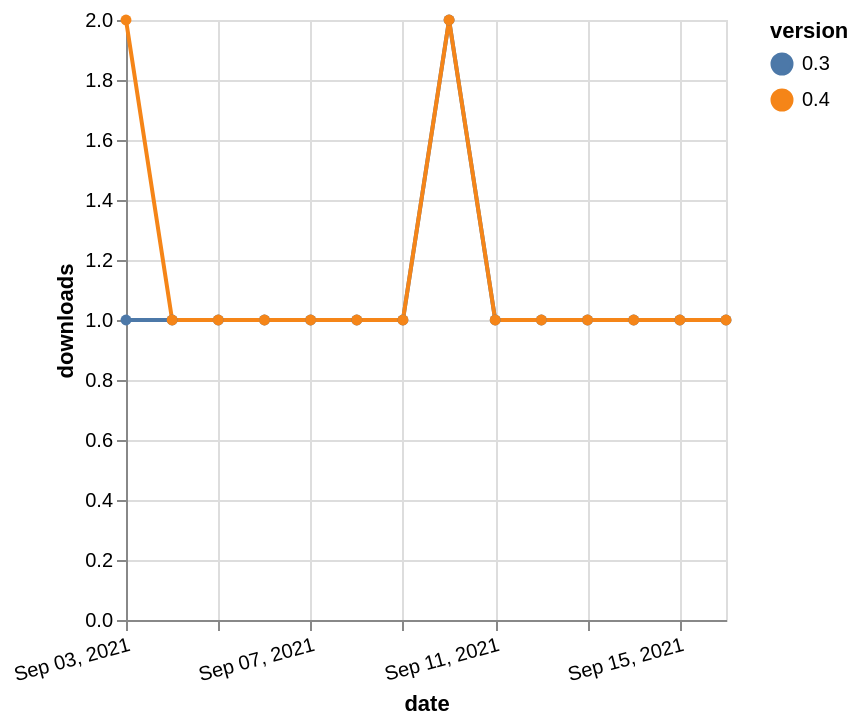

Express this chart as Vega-Lite.
### Vega-Lite specification from a JSON file in a GitHub repository (floating-point values rounded to 4 significant figures)
{"$schema": "https://vega.github.io/schema/vega-lite/v5.json", "description": "A simple bar chart with embedded data.", "data": {"values": [{"date": "2021-09-03", "total": 138, "delta": 1, "version": "0.3"}, {"date": "2021-09-04", "total": 139, "delta": 1, "version": "0.3"}, {"date": "2021-09-05", "total": 140, "delta": 1, "version": "0.3"}, {"date": "2021-09-06", "total": 141, "delta": 1, "version": "0.3"}, {"date": "2021-09-07", "total": 142, "delta": 1, "version": "0.3"}, {"date": "2021-09-08", "total": 143, "delta": 1, "version": "0.3"}, {"date": "2021-09-09", "total": 144, "delta": 1, "version": "0.3"}, {"date": "2021-09-10", "total": 146, "delta": 2, "version": "0.3"}, {"date": "2021-09-11", "total": 147, "delta": 1, "version": "0.3"}, {"date": "2021-09-12", "total": 148, "delta": 1, "version": "0.3"}, {"date": "2021-09-13", "total": 149, "delta": 1, "version": "0.3"}, {"date": "2021-09-14", "total": 150, "delta": 1, "version": "0.3"}, {"date": "2021-09-15", "total": 151, "delta": 1, "version": "0.3"}, {"date": "2021-09-16", "total": 152, "delta": 1, "version": "0.3"}, {"date": "2021-09-03", "total": 66, "delta": 2, "version": "0.4"}, {"date": "2021-09-04", "total": 67, "delta": 1, "version": "0.4"}, {"date": "2021-09-05", "total": 68, "delta": 1, "version": "0.4"}, {"date": "2021-09-06", "total": 69, "delta": 1, "version": "0.4"}, {"date": "2021-09-07", "total": 70, "delta": 1, "version": "0.4"}, {"date": "2021-09-08", "total": 71, "delta": 1, "version": "0.4"}, {"date": "2021-09-09", "total": 72, "delta": 1, "version": "0.4"}, {"date": "2021-09-10", "total": 74, "delta": 2, "version": "0.4"}, {"date": "2021-09-11", "total": 75, "delta": 1, "version": "0.4"}, {"date": "2021-09-12", "total": 76, "delta": 1, "version": "0.4"}, {"date": "2021-09-13", "total": 77, "delta": 1, "version": "0.4"}, {"date": "2021-09-14", "total": 78, "delta": 1, "version": "0.4"}, {"date": "2021-09-15", "total": 79, "delta": 1, "version": "0.4"}, {"date": "2021-09-16", "total": 80, "delta": 1, "version": "0.4"}]}, "width": "container", "mark": {"type": "line", "point": {"filled": true}}, "encoding": {"x": {"field": "date", "type": "temporal", "timeUnit": "yearmonthdate", "title": "date", "axis": {"labelAngle": -15}}, "y": {"field": "delta", "type": "quantitative", "title": "downloads"}, "color": {"field": "version", "type": "nominal"}, "tooltip": {"field": "delta"}}}
